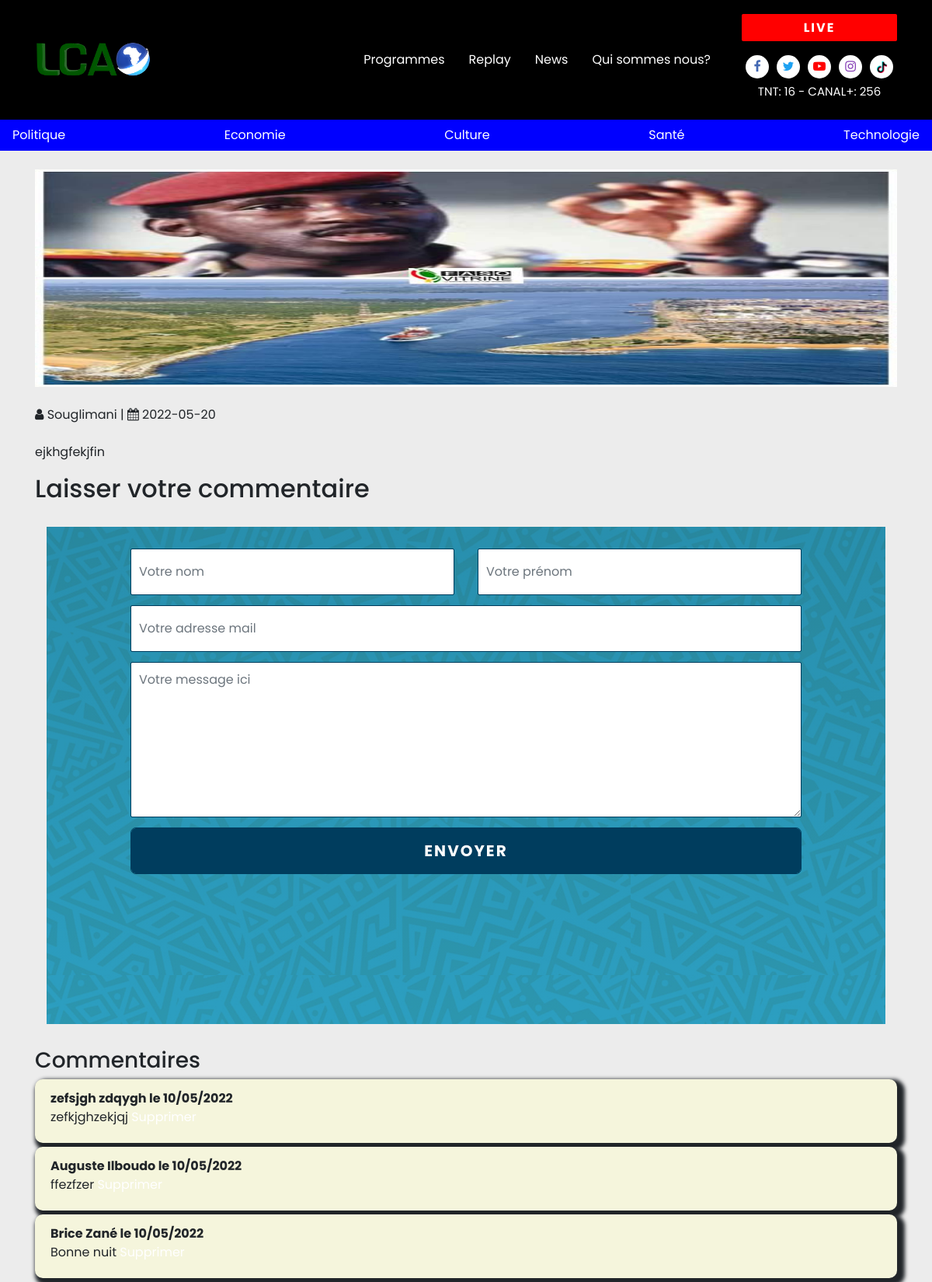
/admin/news_view.php?id_news=6, run on the app's committed database.
### tables this page shows
CREATE TABLE IF NOT EXISTS `news` (
  `id_news` int(11) NOT NULL AUTO_INCREMENT,
  `auteur` varchar(255) NOT NULL,
  `dates_news` varchar(255) NOT NULL,
  `titre` varchar(255) NOT NULL,
  `photo` varchar(255) NOT NULL,
  `types_news` varchar(255) NOT NULL,
  `contenu` text NOT NULL,
  PRIMARY KEY (`id_news`)
);

CREATE TABLE IF NOT EXISTS `commentaire` (
  `id_commentaire` int(11) NOT NULL AUTO_INCREMENT,
  `id_news` int(11) NOT NULL,
  `nom` varchar(255) NOT NULL,
  `prenom` varchar(255) NOT NULL,
  `email` varchar(255) NOT NULL,
  `commentaire` text NOT NULL,
  `date_commentaire` datetime NOT NULL DEFAULT CURRENT_TIMESTAMP,
  PRIMARY KEY (`id_commentaire`)
);

### admin/news_view.php (the view, shortened to what this page needs)
<!DOCTYPE html>
<html lang="en">
<head>
  <link rel="stylesheet" href="https://cdnjs.cloudflare.com/ajax/libs/font-awesome/4.7.0/css/font-awesome.min.css" />
  <link rel="stylesheet" href="https://cdn.jsdelivr.net/npm/bootstrap@4.1.3/dist/css/bootstrap.min.css">
  <link rel="stylesheet" href="css/owl.carousel.min.css">
  <link rel="stylesheet" href="css/owl.theme.default.min.css">
  <link rel="stylesheet" href="css/style.css">
  <link rel="stylesheet" href="news.css">
</head>
<body>
  <section class="header">
        <nav class="navbar navbar-expand-lg navbar-light black">
        <div class="container">
            <a class="navbar-brand" href="#"><img class="logo" src="images/logo.png" alt="logo-lca"></a>
            <div class="collapse navbar-collapse" id="navbarSupportedContent">
                <ul class="navbar-nav ml-auto">
                    <li class="nav-item active">
                        <a class="nav-link" href="index.php">Programmes</a>
                    </li>
                    <li class="nav-item">
                        <a class="nav-link" href="replay.php">Replay</a>
                    </li>
                    <li class="nav-item">
                        <a class="nav-link" href="politique.php">News</a>
                    </li>
                    <li class="nav-item">
                        <a class="nav-link" href="contact.php">Qui sommes nous?</a>
                    </li>
                </ul>
                <div class="live">
                    <div class="live-button">
                        <a href="">Live</a>
                    </div>
                    <div class="social-media">
                        <div class="social-items">
                            <a href="#"><i class="fa fa-facebook" aria-hidden="true"></i></a>
                        </div>
                        <div class="social-items">
                            <a href="#"><i class="fa fa-twitter" aria-hidden="true"></i></a>
                        </div>
                        <div class="social-items">
                            <a href="#"><i class="fa fa-youtube-play" aria-hidden="true"></i></a>
                        </div>
                        <div class="social-items">
                            <a href="#"><i class="fa fa-instagram" aria-hidden="true"></i></a>
                        </div>
                        <div class="social-items">
                            <a href="#"> <img class="tiktok" src="images/icons/tiktok.png" alt=""> </a>
                        </div>
                    </div>
                    <div class="canal-tnt">
                        <p>tnt: 16 - canal+: 256</p>
                    </div>
                </div>
            </div>
        </div>
    </nav>
  <div class="navbar" style="background-color: blue;">
    <a href="politique.php"> Politique</a>
    <a href="economie.php"> Economie</a>
    <a href="culture.php"> Culture</a>
    <a href="sante.php"> Santé</a>
    <a href="technologie.php"> Technologie</a>
  </div>
	<section class="event-list-section spad">
		<div class="container">
			<div class="event-list">
<?php
if(isset($_GET["id_news"])){
    try {
        $pdo_options[PDO::ATTR_ERRMODE] = PDO::ERRMODE_EXCEPTION;
        $bdd = new PDO('mysql:host=localhost;dbname=tv_lca', 'root', '', $pdo_options);
        $req = $bdd->query("SELECT * FROM news WHERE id_news='" . $_GET["id_news"] . "'");
        $donnees = $req->fetch();
?>
        <div class="el-item">
					<div class="row">
						<div class="col-xs-12 col-sm-10 col-md-12"></br>
              <img src="<?php echo htmlspecialchars($donnees['photo']); ?>" alt="Snow" style="width:100%;max-width:100%;height: 280px;">
						</div>
						<div class="col-xs-12 col-sm-10 col-md-12">
							<div class="el-content">
								<div class="el-header">
									<div class="el-metas"></br>
										<div class="el-meta"><i class="fa fa-user"></i> <?php echo $donnees['auteur']; ?> | <i class="fa fa-calendar"></i> <?php echo $donnees['dates_news']; ?> </div>
									</div>
								</div>
								<p style="text-align: justify;"> </br> <?php echo nl2br(htmlspecialchars($donnees['contenu'])); ?> </p>
							</div>
						</div>
					</div>
				</div>
    </section>
    <div class="container">
      <h2>Laisser votre commentaire</h2>
    </div>
    <section id="contact" class="contact">
    <div class="contact-box">
      <form class="row g-3" method="post" action="single_news.php?id_news=<?php echo $donnees['id_news']; ?>" enctype="multipart/form-data">
        <div class="col-md-6 col-sm-12 mt-2">
          <input type="text" class="form-control" name="nom" id="name" placeholder="Votre nom">
        </div>
        <div class="col-md-6 col-sm-12 mt-2">
          <input type="text" class="form-control" name="prenom" id="surname" placeholder="Votre prénom">
        </div>
        <div class="col-12 mt-2">
          <input type="email" class="form-control" name="email" id="mail_address" placeholder="Votre adresse mail">
        </div>
        <div class="col-12 mt-2">
          <textarea class="form-control" name="message" id="message" placeholder="Votre message ici"></textarea>
        </div>
        <div class="col-12 mt-2">
          <button type="submit" id="btn_envoyer_message" class="btn btn-primary form-control">ENVOYER</button>
        </div>
      </form>
    </div>
  </section>
  <div class="container">
    <h3>Commentaires</h3>
    <?php
        $bdd = new PDO('mysql:host=localhost;dbname=tv_lca', 'root', '', array(PDO::ATTR_ERRMODE => PDO::ERRMODE_EXCEPTION));
        $req = $bdd->query("SELECT id_commentaire, nom, prenom, commentaire, DATE_FORMAT(date_commentaire, '%d/%m/%Y') AS date_commentaire FROM commentaire WHERE id_news='" . $_GET["id_news"] . "' ");
        while ($donnees = $req->fetch())    {
    ?>
    <div class="row-fluid" style="box-shadow: 5px 5px 5px 5px;background-color:beige;padding: 5px;margin-bottom:5px;border-radius:10px;">
    <div class="col-md-6 col-sm-12 mt-2">
      <p>
        <strong><?php echo htmlspecialchars($donnees['prenom']); ?> <?php echo htmlspecialchars($donnees['nom']); ?> le <?php echo htmlspecialchars($donnees['date_commentaire']); ?> </strong> </br>
        <?php echo nl2br(htmlspecialchars($donnees['commentaire']));?>
        <?php echo "<a href='commentaire_supprimerok.php?id_commentaire=". $donnees["id_commentaire"] ."'>Supprimer</a>" ?>
      </p>
    </div>
    </div>
<?php
    }
    }
    catch(Exception $e)
    {
    die('Erreur : '.$e->getMessage());
    }
}
?>
  </div>
</body>
</html>

### css/style.css (style rules this page uses)
* { margin: 0; padding: 0; box-sizing: border-box; font-family: 'Poppins', sans-serif; }
body { background-color: #ECECEC; margin: 0; padding: 0; position: relative; }
a { color: white; }
.logo { width: 150px; }
.black { background-color: #000; }
.live { display: flex; align-items: center; justify-content: center; flex-direction: column; margin-left: 2rem; }
.live-button { width: 200px; display: flex; align-items: center; justify-content: center; background-color: red; height: 35px; color: white; text-transform: uppercase; font-weight: bold; border-radius: 2px; margin: 10px 0; }
.live-button a { width: 100%; text-align: center; letter-spacing: 2px; }
.social-media { display: flex; align-items: center; justify-content: space-between; margin-top: 0.5em; }
.social-items { height: 30px; width: 30px; background-color: white; display: flex; align-items: center; justify-content: center; margin: 0 5px; border-radius: 50%; }
.fa-facebook { color: #4267B2 }
.fa-twitter { color: #1DA1F2; }
.fa-youtube-play { color: #FF0000; }
.fa-instagram { color: #833AB4; }
.tiktok { height: 15px; }
.canal-tnt p { font-size: 15px; color: #fff; text-transform: uppercase; margin-top: 6px; }
.navbar-light .navbar-brand { color: #fff; font-size: 25px; text-transform: uppercase; font-weight: bold; letter-spacing: 2px; }
.navbar-light .navbar-nav .active>.nav-link, .navbar-light .navbar-nav .nav-link.active, .navbar-light .navbar-nav .nav-link.show, .navbar-light .navbar-nav .show>.nav-link { color: #fff; }
.navbar-light .navbar-nav .nav-link { color: #fff; }
.navbar-nav { text-align: center; }
.nav-link { padding: .2rem 1rem; margin-left: 15px; }
#contact { height: 80vh; width: 90%; margin: 30px auto; display: flex; align-items: center; justify-content: center; background-color: #e4e4e4; background: linear-gradient(rgba(0, 0, 0, 0.301), rgba(0, 0, 0, 0.226)), url("../images/pattern/pattern1.png"); }
#contact .contact-box { height: 80vh; width: 80%; margin-top: 30px }
.form-control { height: 60px; padding: 10px; margin-top: 5px; font-size: 16px; color: #003D5E !important; font-family: "Poppins"; border-radius: 2px; border: 1px solid #003D5E; }
#message { height: 200px; border-radius: 2px; }
.btn-primary { background-color: #003D5E; color: #fff !important; font-size: 20px; font-weight: bold; letter-spacing: 2px; border-radius: 7px; }

### news.css (style rules this page uses)
.active { background-color: none; }

### data on the page
news: photo (picture), auteur "Souglimani", dates_news "2022-05-20", contenu "ejkhgfekjfin"
commentaire: prenom "zefsjgh", nom "zdqygh", date_commentaire "10/05/2022", commentaire "zefkjghzekjqj"
commentaire: prenom "Auguste", nom "Ilboudo", date_commentaire "10/05/2022", commentaire "ffezfzer"
commentaire: prenom "Brice", nom "Zané", date_commentaire "10/05/2022", commentaire "Bonne nuit"
